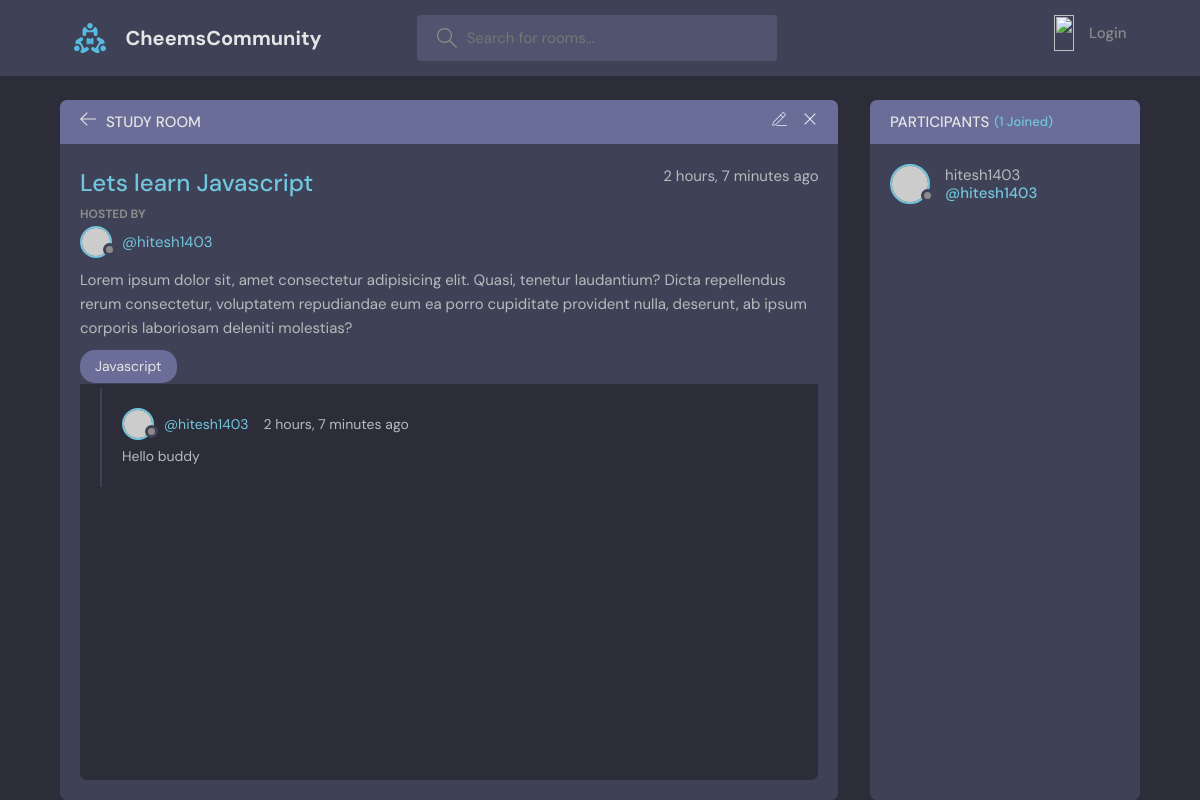
The page /room/1/ on the database its author committed.
### base/models.py (models this page shows, shortened)
class Room(models.Model):
    host = models.ForeignKey(User, on_delete=models.SET_NULL, null=True)
    topic = models.ForeignKey(Topic, on_delete=models.SET_NULL, null=True)
    name = models.CharField(max_length=200)
    description = models.TextField(null=True, blank=True)
    participants= models.ManyToManyField(User, related_name='participants')
    updated = models.DateTimeField(auto_now=True)
    created = models.DateTimeField(auto_now_add=True)
    class Meta:
        ordering = ['-updated', '-created']

class User(AbstractUser):
    name = models.CharField(max_length=200, null=True)
    email = models.EmailField(unique=True, null=True)
    bio = models.TextField(null=True)
    avatar = models.ImageField(null=True, default='img/avatar.svg')
    USERNAME_FIELDS = ['email','name']
    REQUIRED_FIELDS = []

class Topic(models.Model):
    name = models.CharField(max_length=200)

class Message(models.Model):
    user = models.ForeignKey(User, on_delete=models.CASCADE)
    room = models.ForeignKey(Room, on_delete=models.CASCADE)
    body = models.TextField()
    updated = models.DateTimeField(auto_now=True)
    created = models.DateTimeField(auto_now_add=True)
    class Meta:
        ordering = ['-updated', '-created']

### base/views.py (the view, shortened to what this page needs)
# urls.py: path('room/<int:pk>/', views.room, name='room'),
def room(request, pk):
    rooms = Room.objects.get(id=pk)
    room_messages = rooms.message_set.all().order_by('-created')
    participants = rooms.participants.all()
    return render(request, "base/room.html", {'room':rooms, 'room_messages':room_messages, 'participants':participants})

### base/templates/base/room.html (shortened to what this page needs)
{% extends 'main.html' %}
{% block content %}
    <main class="profile-page layout layout--2">
      <div class="container">
        <div class="room">
          <div class="room__top">
            <div class="room__topLeft">
              <a href="{% url 'home' %}">
                <svg version="1.1" xmlns="http://www.w3.org/2000/svg" width="32" height="32" viewBox="0 0 32 32">
                  <title>arrow-left</title>
                  <path
                    d="M13.723 2.286l-13.723 13.714 13.719 13.714 1.616-1.611-10.96-10.96h27.625v-2.286h-27.625l10.965-10.965-1.616-1.607z"
                  ></path>
                </svg>
              </a>
              <h3>Study Room</h3>
            </div>
            <div class="room__topRight">
              <a href='{% url 'update-room' room.id %}'>
              </a>
              <a href='{% url 'delete-room' room.id %}'>
                <svg version="1.1" xmlns="http://www.w3.org/2000/svg" width="32" height="32" viewBox="0 0 32 32">
                  <title>remove</title>
                  <path
                    d="M27.314 6.019l-1.333-1.333-9.98 9.981-9.981-9.981-1.333 1.333 9.981 9.981-9.981 9.98 1.333 1.333 9.981-9.98 9.98 9.98 1.333-1.333-9.98-9.98 9.98-9.981z"
                  ></path>
                </svg>
              </a>
            </div>
          </div>
          <div class="room__box scroll">
            <div class="room__header scroll">
              <div class="room__info">
                <h3>{{room.name}}</h3>
                <span>{{room.created|timesince}} ago</span>
              </div>
              <div class="room__hosted">
                <p>Hosted By</p>
                <a href="{% url 'user-profile' room.host.id %}" class="room__author">
                  <div class="avatar avatar--small">
                    <img src="https://randomuser.me/api/portraits/men/37.jpg" />
                  </div>
                  <span>@{{room.host.username}}</span>
                </a>
              </div>
              <div class="room__details">
                Lorem ipsum dolor sit, amet consectetur adipisicing elit. Quasi, tenetur laudantium? Dicta repellendus
                rerum consectetur, voluptatem repudiandae eum ea porro cupiditate provident nulla, deserunt, ab ipsum
                corporis laboriosam deleniti molestias?
              </div>
              <span class="room__topics">{{room.topic.name}}</span>
            </div>
            <div class="room__conversation">
              <div class="threads scroll">
                {% for message in room_messages %}
                <div class="thread">
                  <div class="thread__top">
                    <div class="thread__author">
                      <a href='{% url 'user-profile' message.user.id %}' class="thread__authorInfo">
                        <div class="avatar avatar--small">
                          <img src="https://randomuser.me/api/portraits/men/37.jpg" />
                        </div>
                        <span>@{{message.user}}</span>
                      </a>
                      <span class="thread__date">{{message.created|timesince}} ago</span>
                    </div>
                  </div>
                  <div class="thread__details">
                    {{message.body}}
                  </div>
                </div>
                {% endfor %}
              </div>
            </div>
          </div>
        </div>
        <div class="participants">
          <h3 class="participants__top">Participants <span>({{participants.count}} Joined)</span></h3>
          <div class="participants__list scroll">
            {% for user in participants %}
            <a href='{% url 'user-profile' user.id %}' class="participant">
              <div class="avatar avatar--medium">
                <img src="https://randomuser.me/api/portraits/men/37.jpg" />
              </div>
              <p>
                {{user.username}}
                <span>@{{user.username}}</span>
              </p>
            </a>
            {% endfor %}
          </div>
        </div>
      </div>
    </main>
{% endblock %}

### rows shown on the page
Room: name "Lets learn Javascript", created "2 hours, 7 minutes", host.username "hitesh1403", topic.name "Javascript"
Message: user "hitesh1403", created "2 hours, 7 minutes", body "Hello buddy"
User: username "hitesh1403"

### other values the page prints
{{ participants.count }} "1"
